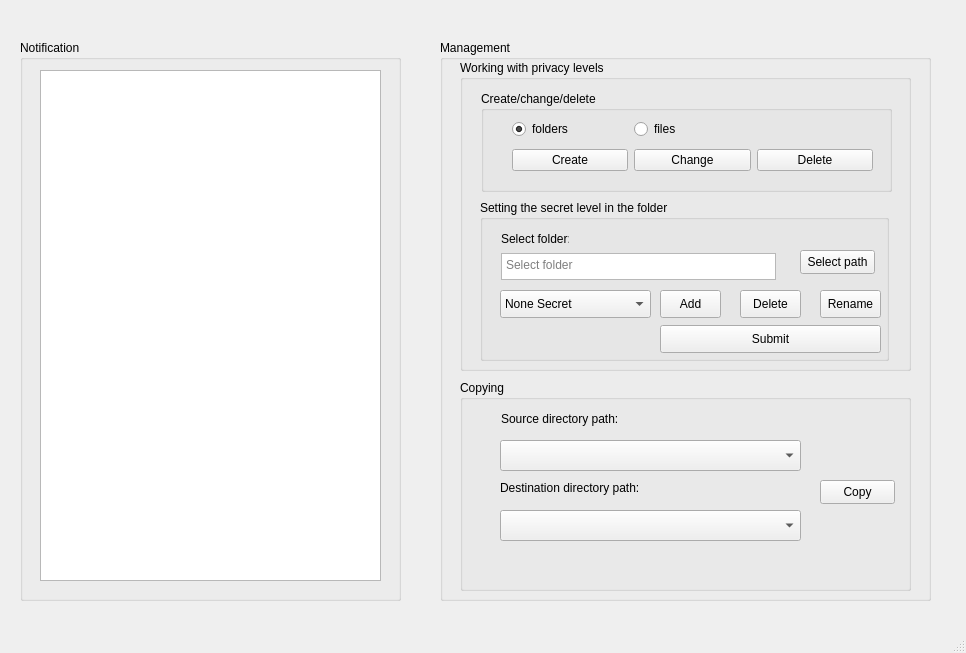
<?xml version="1.0" encoding="UTF-8"?>
<ui version="4.0">
 <class>MainWindow</class>
 <widget class="QMainWindow" name="MainWindow">
  <property name="geometry">
   <rect>
    <x>0</x>
    <y>0</y>
    <width>966</width>
    <height>653</height>
   </rect>
  </property>
  <property name="windowTitle">
   <string>MainWindow</string>
  </property>
  <widget class="QWidget" name="centralwidget">
   <widget class="QGroupBox" name="groupBox">
    <property name="geometry">
     <rect>
      <x>20</x>
      <y>40</y>
      <width>381</width>
      <height>561</height>
     </rect>
    </property>
    <property name="title">
     <string>Notification</string>
    </property>
    <widget class="QListWidget" name="listWidget">
     <property name="geometry">
      <rect>
       <x>20</x>
       <y>30</y>
       <width>341</width>
       <height>511</height>
      </rect>
     </property>
    </widget>
   </widget>
   <widget class="QGroupBox" name="groupBox_2">
    <property name="geometry">
     <rect>
      <x>440</x>
      <y>40</y>
      <width>491</width>
      <height>561</height>
     </rect>
    </property>
    <property name="title">
     <string>Management</string>
    </property>
    <widget class="QGroupBox" name="groupBox_3">
     <property name="geometry">
      <rect>
       <x>20</x>
       <y>20</y>
       <width>451</width>
       <height>311</height>
      </rect>
     </property>
     <property name="title">
      <string>Working with privacy levels</string>
     </property>
     <widget class="QGroupBox" name="groupBox_6">
      <property name="geometry">
       <rect>
        <x>21</x>
        <y>31</y>
        <width>411</width>
        <height>101</height>
       </rect>
      </property>
      <property name="title">
       <string>Create/change/delete</string>
      </property>
      <widget class="QWidget" name="layoutWidget">
       <property name="geometry">
        <rect>
         <x>31</x>
         <y>24</y>
         <width>361</width>
         <height>61</height>
        </rect>
       </property>
       <layout class="QGridLayout" name="gridLayout">
        <item row="0" column="0">
         <widget class="QRadioButton" name="folders">
          <property name="mouseTracking">
           <bool>true</bool>
          </property>
          <property name="tabletTracking">
           <bool>false</bool>
          </property>
          <property name="text">
           <string>folders</string>
          </property>
          <property name="checked">
           <bool>true</bool>
          </property>
         </widget>
        </item>
        <item row="0" column="1">
         <widget class="QRadioButton" name="files">
          <property name="text">
           <string>files</string>
          </property>
         </widget>
        </item>
        <item row="1" column="0">
         <widget class="QPushButton" name="create">
          <property name="text">
           <string>Create</string>
          </property>
         </widget>
        </item>
        <item row="1" column="1">
         <widget class="QPushButton" name="change">
          <property name="text">
           <string>Change</string>
          </property>
         </widget>
        </item>
        <item row="1" column="2">
         <widget class="QPushButton" name="delete_">
          <property name="text">
           <string>Delete</string>
          </property>
         </widget>
        </item>
       </layout>
      </widget>
     </widget>
     <widget class="QGroupBox" name="groupBox_7">
      <property name="geometry">
       <rect>
        <x>20</x>
        <y>140</y>
        <width>409</width>
        <height>161</height>
       </rect>
      </property>
      <property name="title">
       <string>Setting the secret level in the folder</string>
      </property>
      <widget class="QPushButton" name="select">
       <property name="geometry">
        <rect>
         <x>320</x>
         <y>50</y>
         <width>75</width>
         <height>24</height>
        </rect>
       </property>
       <property name="text">
        <string>Select path</string>
       </property>
      </widget>
      <widget class="QPushButton" name="submit">
       <property name="geometry">
        <rect>
         <x>180</x>
         <y>125</y>
         <width>221</width>
         <height>28</height>
        </rect>
       </property>
       <property name="text">
        <string>Submit</string>
       </property>
      </widget>
      <widget class="QLabel" name="label">
       <property name="geometry">
        <rect>
         <x>21</x>
         <y>31</y>
         <width>68</width>
         <height>16</height>
        </rect>
       </property>
       <property name="text">
        <string>Select folder:</string>
       </property>
      </widget>
      <widget class="QPlainTextEdit" name="path">
       <property name="geometry">
        <rect>
         <x>21</x>
         <y>53</y>
         <width>275</width>
         <height>27</height>
        </rect>
       </property>
       <property name="readOnly">
        <bool>true</bool>
       </property>
       <property name="placeholderText">
        <string>Select folder</string>
       </property>
      </widget>
      <widget class="QPushButton" name="addLevel">
       <property name="geometry">
        <rect>
         <x>180</x>
         <y>90</y>
         <width>61</width>
         <height>28</height>
        </rect>
       </property>
       <property name="text">
        <string>Add</string>
       </property>
      </widget>
      <widget class="QPushButton" name="deleteLevel">
       <property name="geometry">
        <rect>
         <x>260</x>
         <y>90</y>
         <width>61</width>
         <height>28</height>
        </rect>
       </property>
       <property name="text">
        <string>Delete</string>
       </property>
      </widget>
      <widget class="QPushButton" name="renameLevel">
       <property name="geometry">
        <rect>
         <x>340</x>
         <y>90</y>
         <width>61</width>
         <height>28</height>
        </rect>
       </property>
       <property name="text">
        <string>Rename</string>
       </property>
      </widget>
      <widget class="QComboBox" name="level">
       <property name="geometry">
        <rect>
         <x>20</x>
         <y>90</y>
         <width>151</width>
         <height>28</height>
        </rect>
       </property>
       <item>
        <property name="text">
         <string>None Secret</string>
        </property>
       </item>
      </widget>
     </widget>
    </widget>
    <widget class="QGroupBox" name="groupBox_4">
     <property name="geometry">
      <rect>
       <x>20</x>
       <y>340</y>
       <width>451</width>
       <height>211</height>
      </rect>
     </property>
     <property name="title">
      <string>Copying</string>
     </property>
     <widget class="QLabel" name="label_4">
      <property name="geometry">
       <rect>
        <x>365</x>
        <y>143</y>
        <width>16</width>
        <height>16</height>
       </rect>
      </property>
      <property name="text">
       <string/>
      </property>
     </widget>
     <widget class="QLabel" name="label_3">
      <property name="geometry">
       <rect>
        <x>40</x>
        <y>100</y>
        <width>140</width>
        <height>16</height>
       </rect>
      </property>
      <property name="text">
       <string>Destination directory path:</string>
      </property>
     </widget>
     <widget class="QLabel" name="label_2">
      <property name="geometry">
       <rect>
        <x>41</x>
        <y>31</y>
        <width>116</width>
        <height>16</height>
       </rect>
      </property>
      <property name="text">
       <string>Source directory path:</string>
      </property>
     </widget>
     <widget class="QPushButton" name="copy">
      <property name="geometry">
       <rect>
        <x>360</x>
        <y>100</y>
        <width>75</width>
        <height>24</height>
       </rect>
      </property>
      <property name="text">
       <string>Copy</string>
      </property>
     </widget>
     <widget class="QComboBox" name="source">
      <property name="geometry">
       <rect>
        <x>40</x>
        <y>60</y>
        <width>301</width>
        <height>31</height>
       </rect>
      </property>
     </widget>
     <widget class="QComboBox" name="destination">
      <property name="geometry">
       <rect>
        <x>40</x>
        <y>130</y>
        <width>301</width>
        <height>31</height>
       </rect>
      </property>
     </widget>
    </widget>
   </widget>
  </widget>
  <widget class="QMenuBar" name="menubar">
   <property name="geometry">
    <rect>
     <x>0</x>
     <y>0</y>
     <width>966</width>
     <height>22</height>
    </rect>
   </property>
  </widget>
  <widget class="QStatusBar" name="statusbar"/>
 </widget>
 <resources/>
 <connections/>
</ui>
